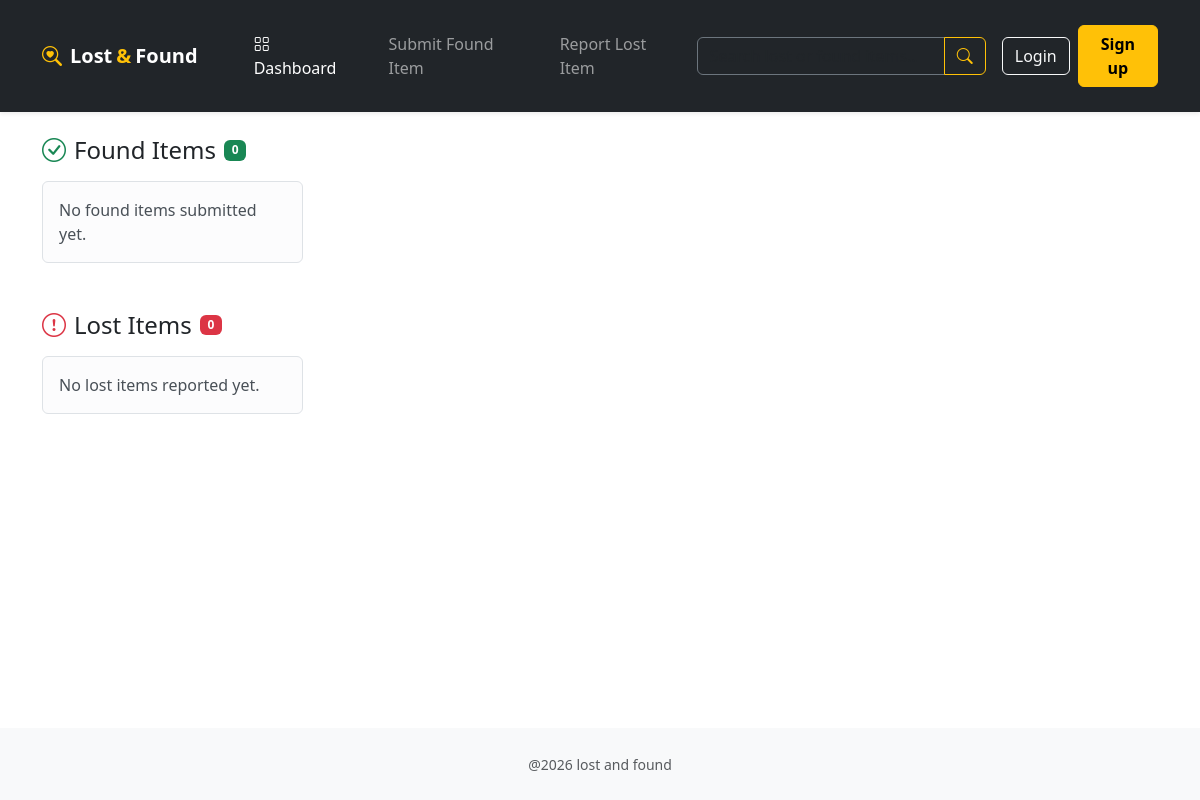
The app's page /, older data.
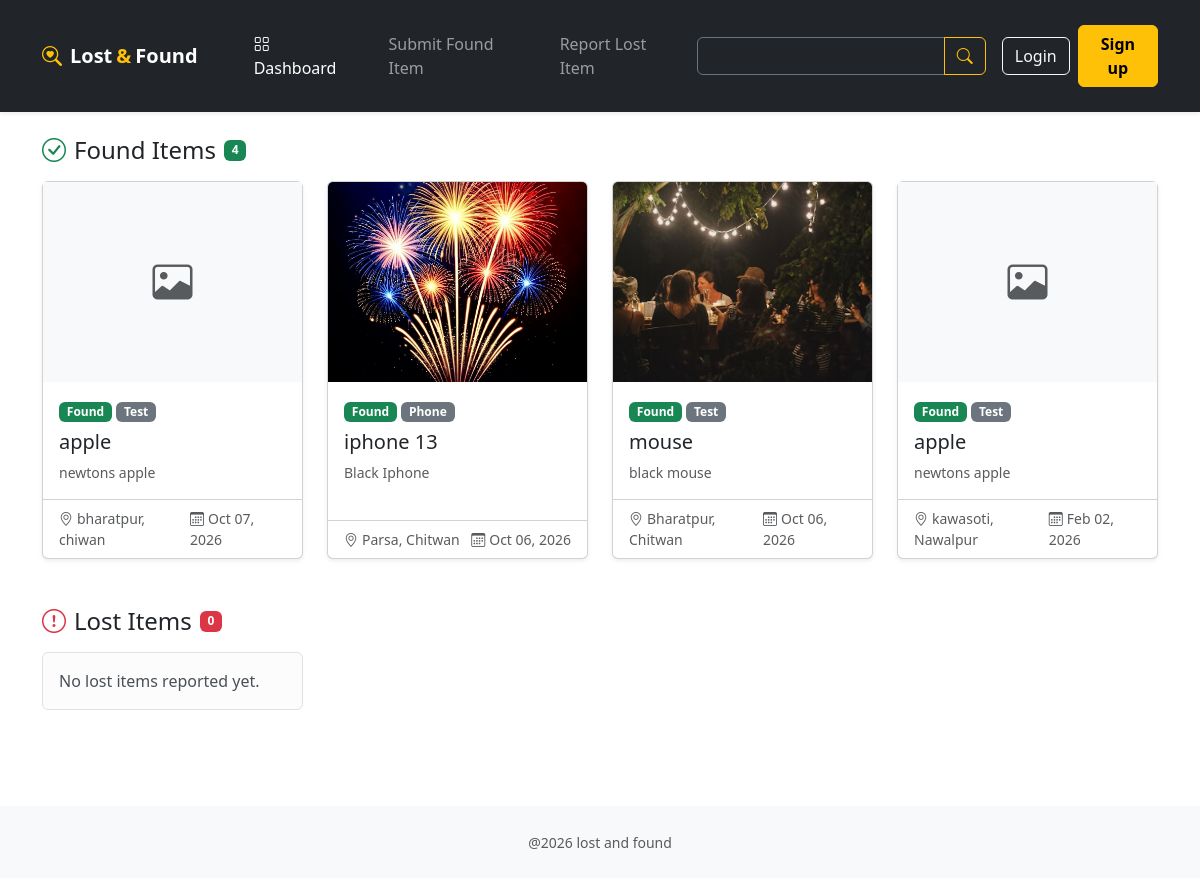
The same page, newer data.
### items/models.py (models this page shows, shortened)
class Item(DateTimeModel):
    ITEM_TYPES = [
        ("lost", "Lost"),
        ("found", "Found")
    ]
    ITEM_STATUS = [
        ("active", "Active"),
        ("resolved", "Resolved"),
        ("cancelled", "Cancelled")
    ]
    user = models.ForeignKey(settings.AUTH_USER_MODEL, on_delete=models.CASCADE, related_name="items")
    title = models.CharField(max_length=50)
    type = models.CharField(choices=ITEM_TYPES, max_length=12)
    description = models.TextField(max_length=255)
    category = models.ForeignKey(Category, on_delete=models.PROTECT, related_name="items")
    district = models.CharField(max_length=50)
    city = models.CharField(max_length=50)
    specific_location = models.CharField(max_length=150, blank=True)
    date = models.DateField()
    status = models.CharField(choices=ITEM_STATUS, default="active", max_length=12)

class Category(DateTimeModel):
    name = models.CharField(max_length=25, unique=True)
    class Meta:
        verbose_name_plural = "categories"
        ordering = ["name"]
    def __str__(self):
        return self.name

class ItemImage(DateTimeModel):
    image = models.ImageField(upload_to='item_images/')
    item = models.ForeignKey(Item, on_delete=models.CASCADE, related_name="images")

### core/views.py (the view)
# urls.py: path('', views.dashboard, name= 'dashboard_page'),
def dashboard(request):
    found_items = Item.objects.filter(type="found", status="active").prefetch_related("images").order_by("-date")
    lost_items = Item.objects.filter(type="lost", status="active").prefetch_related("images").order_by("-date")
    return render(request, 'core/dashboard.html', {"found_items":found_items, "lost_items":lost_items})

### core/templates/core/dashboard.html (shortened to what this page needs)
{% extends 'core_base.html' %}
{% block content %}
{% if submit_found_form %}
    {% include "items/submitfounditem.html" %}
{% elif report_lost_form %}
    {% include "items/reportlostitem.html" %}
{% elif edit_item_form %}
  {% include "items/edititem.html" %}
{% elif user_verified %}
    {% include "core/userpage.html" %}
{% else %}
    <div class="container">
  <section class="mb-5">
    <div class="d-flex align-items-center mb-3">
      <h2 class="h4 mb-0"><i class="bi bi-check-circle text-success me-2"></i>Found Items</h2>
      <span class="badge text-bg-success ms-2">{{ found_items|length }}</span>
    </div>
    <div class="row row-cols-1 row-cols-sm-2 row-cols-lg-3 row-cols-xl-4 g-4">
      {% for item in found_items %}
        <div class="col">{% include "core/item_card.html" %}</div>
      {% empty %}
        <div class="col-12">
          <div class="alert alert-light border mb-0">No found items submitted yet.</div>
        </div>
      {% endfor %}
    </div>
  </section>
  <section class="mb-5">
    <div class="d-flex align-items-center mb-3">
      <h2 class="h4 mb-0"><i class="bi bi-exclamation-circle text-danger me-2"></i>Lost Items</h2>
      <span class="badge text-bg-danger ms-2">{{ lost_items|length }}</span>
    </div>
    <div class="row row-cols-1 row-cols-sm-2 row-cols-lg-3 row-cols-xl-4 g-4">
      {% for item in lost_items %}
        <div class="col">{% include "core/item_card.html" %}</div>
      {% empty %}
        <div class="col-12">
          <div class="alert alert-light border mb-0">No lost items reported yet.</div>
        </div>
      {% endfor %}
    </div>
  </section>
</div>
{% endif %}
{% endblock %}

### core/templates/core_base.html (shortened to what this page needs)
<!DOCTYPE html>
<html lang="en">
<head>
    <link rel="stylesheet" href="https://cdn.jsdelivr.net/npm/bootstrap-icons@1.13.1/font/bootstrap-icons.min.css">
    <link href="https://cdn.jsdelivr.net/npm/bootstrap@5.3.8/dist/css/bootstrap.min.css" rel="stylesheet">
</head>
<body class="min-vh-100 d-flex flex-column">
<nav class="navbar navbar-expand-lg navbar-dark bg-dark sticky-top shadow-sm py-4">
  <div class="container">
    <a class="navbar-brand fw-bold d-flex align-items-center" href="{% url 'dashboard_page' %}">
      <i class="bi bi-search-heart me-2 text-warning"></i>
      Lost <span class="text-warning mx-1">&amp;</span> Found
    </a>
    <div class="collapse navbar-collapse" id="navLink">
      <ul class="navbar-nav me-auto mb-2 mb-lg-0 ms-lg-4">
        <li class="nav-item">
          <a class="nav-link px-lg-3 {% if request.resolver_match.url_name == 'dashboard_page' %}active{% endif %}"
             {% if request.resolver_match.url_name == 'dashboard_page' %}aria-current="page"{% endif %}
             href="{% url 'dashboard_page' %}">
            <i class="bi bi-grid me-1"></i> Dashboard
          </a>
        </li>
        <li class="nav-item">
          <a class="nav-link px-lg-3" href="{% url 'submit_found_page' %}">
             Submit Found Item
          </a>
        </li>
        <li class="nav-item">
          <a class="nav-link px-lg-3" href="{% url 'report_lost_page' %}">
             Report Lost Item
          </a>
        </li>
      </ul>
      <form class="d-flex me-lg-3 mb-3 mb-lg-0" role="search">
        <div class="input-group">
          <input class="form-control bg-dark text-light border-secondary"
                 type="search"
                 name="q"
                 placeholder="Search lost or found items..."
                 aria-label="Search">
          <button class="btn btn-outline-warning" type="submit" aria-label="Submit search">
            <i class="bi bi-search"></i>
          </button>
        </div>
      </form>
      <div class="d-flex align-items-lg-center flex-column flex-lg-row gap-2">
        {% if user.is_authenticated %}
          <span class="navbar-text text-light d-none d-lg-inline me-2">
            <a href="{% url 'user_page' user.get_username user.id %} " class="nav-link"> <i class="bi bi-person-circle me-1"></i>{{ user.get_username }} </a>
          </span>
          <form action="{% url 'logout_page' %}" method="POST" class="m-0">
            {% csrf_token %}
            <button class="btn btn-outline-danger w-100" type="submit">
              <i class="bi bi-box-arrow-right me-1"></i> Logout
            </button>
          </form>
          {% if user.is_staff %}
            <a href="{% url 'admin:index' %}"><button class="btn btn-outline-primary w-100">Admin</button></a>
          {% endif %}
        {% else %}
          <a href="{% url 'login_page' %}" class="btn btn-outline-light">
            Login
          </a>
          <a href="{% url 'signup_page' %}" class="btn btn-warning fw-semibold">
            Sign up
          </a>
        {% endif %}
      </div>
    </div>
  </div>
</nav>
    <div class="container-fluid mt-4 flex-grow-1">
        {% block content %}
        {% endblock %}
    </div>
    <footer class="bg-light mt-5 py-4" >
        <div class="container text-center">
        <small class="text-muted"> @2026 lost and found </small>
        </div>
    </footer>
</body>
</html>

### core/templates/core/item_card.html
<div class="card h-100 shadow-sm">
  {% with img=item.images.all.0 %}
    {% if img and img.image %}
      <img src="{{ img.image.url }}" class="card-img-top object-fit-cover"
           style="height: 200px;" alt="{{ item.title }}">
    {% else %}
      <div class="bg-light d-flex align-items-center justify-content-center text-muted"
           style="height: 200px;">
        <i class="bi bi-image fs-1"></i>
      </div>
    {% endif %}
  {% endwith %}
  <div class="card-body">
    <div class="mb-2">
      {% if item.type == "found" %}
        <span class="badge text-bg-success">Found</span>
      {% else %}
        <span class="badge text-bg-danger">Lost</span>
      {% endif %}
      <span class="badge text-bg-secondary">{{ item.category }}</span>
    </div>
    <h5 class="card-title">{{ item.title }}</h5>
    <p class="card-text text-muted small">{{ item.description|truncatechars:30 }}</p>
  </div>
  <div class="card-footer bg-transparent small text-muted d-flex justify-content-between">
    <span><i class="bi bi-geo-alt me-1"></i>{{ item.city }}, {{ item.district }}</span>
    <span><i class="bi bi-calendar3 me-1"></i>{{ item.date|date:"M d, Y" }}</span>
  </div>
</div>

Row changes from the older to the newer data that the page shows:
added Item: type "Found", category "Test", title "apple", description "newtons apple", city "bharatpur", district "chiwan", date "Oct 07, 2026"
added Item: images.all.0.image (picture), type "Found", category "Phone", title "iphone 13", description "Black Iphone", city "Parsa", district "Chitwan", date "Oct 06, 2026"
added Item: images.all.0.image (picture), type "Found", category "Test", title "mouse", description "black mouse", city "Bharatpur", district "Chitwan", date "Oct 06, 2026"
added Item: type "Found", category "Test", title "apple", description "newtons apple", city "kawasoti", district "Nawalpur", date "Feb 02, 2026"
Text that changed along with them:
{{ found_items|length }}: "0" → "4"
text no longer shown: "No found items submitted yet."
